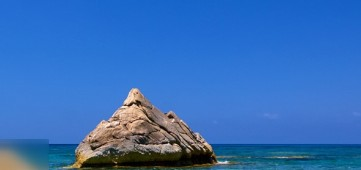
#> input picture Picture/water.jpg, 361 x 170 px
$ python '10_图片剪切.py'
#> lines starting #> are read from the running program, lines starting #| are printed output that depends on the picture
import cv2

img = cv2.imread('../../Picture/water.jpg', 1)
#> img is the input picture: shape (170, 361, 3); mean B, G, R 186.1, 111.4, 54.6
imgInfo = img.shape
#> imgInfo = (170, 361, 3)
print("imgInfo:", imgInfo)
#| imgInfo: (170, 361, 3)
dst = img[100:170, 100:361]  # 高度不变,宽度范围取100-300
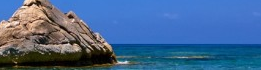
#> dst: shape (70, 261, 3); mean B, G, R 145.5, 103.5, 69.6
print("dstInfo:", dst.shape)
#| dstInfo: (70, 261, 3)
cv2.imshow("image", dst)
cv2.imshow("src", img)
cv2.waitKey(0)
